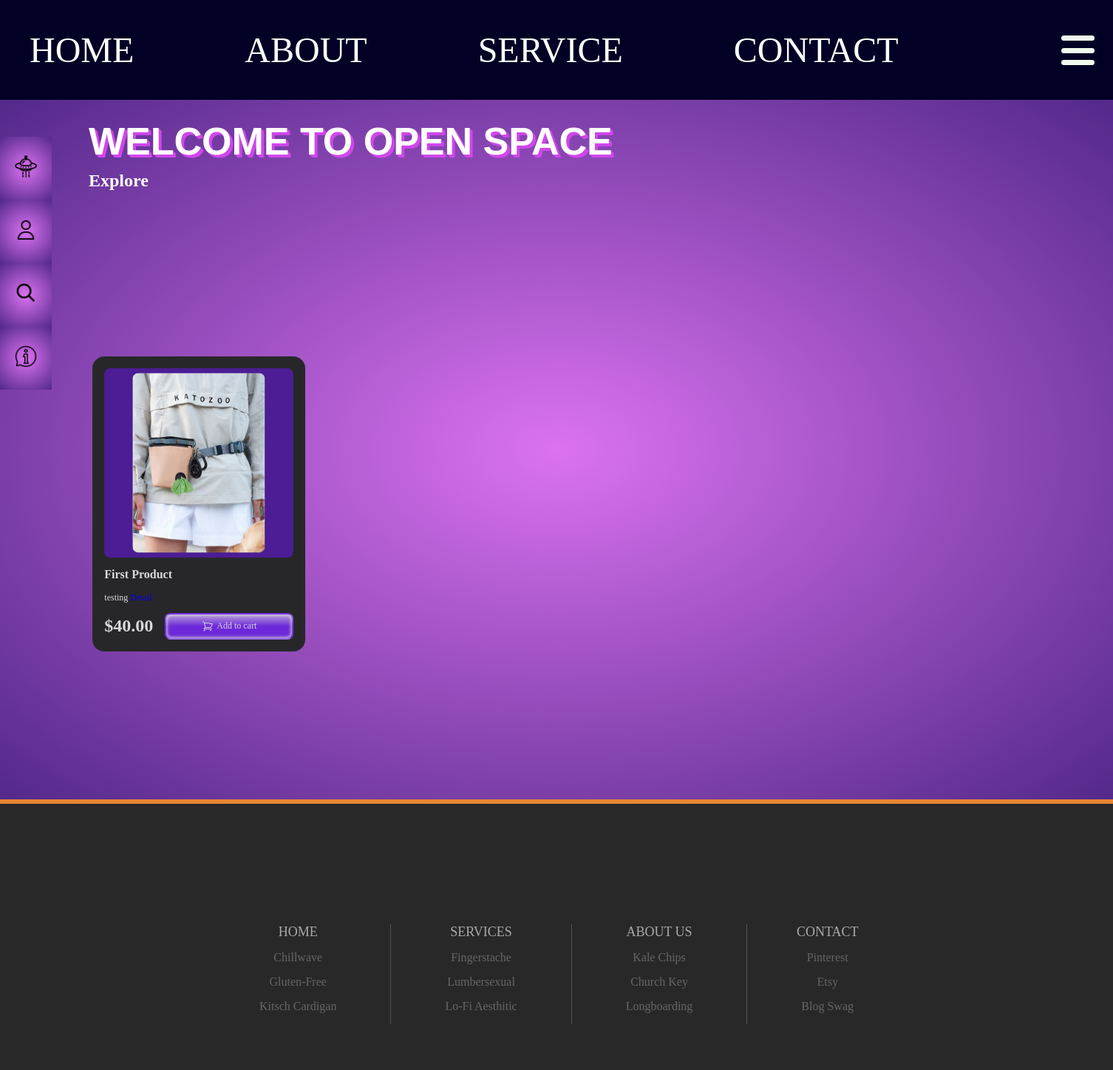
The app's page /services/product/ (signed in) with its own data.
### services/models.py (models this page shows, shortened)
class Product(models.Model):
    name = models.CharField(max_length=255)
    price = models.DecimalField(max_digits=10, decimal_places=2)
    description = models.TextField()
    image = models.ImageField(upload_to="products/images/", blank=True, null=True)
    created_at = models.DateTimeField(auto_now_add=True)
    updated_at = models.DateTimeField(auto_now=True)
    category = models.ForeignKey("Category", on_delete=models.CASCADE)

### services/views.py (the view)
# urls.py: path('product/', ProductListView.as_view(), name='product'),
class ProductListView(ListView):
    template_name = 'services/products.html'
    model = Product

### templates/services/products.html (shortened to what this page needs)
{% extends "pages/service.html" %}
{% load static %}
{% block css %}
<link rel="stylesheet" href="{% static 'css/service.css' %}">
<link rel="stylesheet" href="{% static 'css/product_list.css' %}">
{% endblock %}
{% block service_content %}
<div class="product_grid">
{% for product in product_list %}
<div class="card">
    <div class="image_container">
     <img src="{{ product.image.url }}" alt="" class="image">
    </div>
    <div class="title">
      <span>{{ product.name }}</span>
    </div>
    <div class="size">
      <span>{{ product.description }}</span>
      <a class="btn_details" href="#">Detail</a>
    </div>
    <div class="action">
      <div class="price">
        <span>${{product.price}}</span>
      </div>
      <button class="cart-button">
        <span>Add to cart</span>
      </button>
    </div>
</div>
{% endfor %}
</div>
</div>
{% endblock %}

### static/css/base.css (style rules this page uses)
html, body { min-height: 100vh; }
* { margin: 0; padding: 0; font-family: 'Merlo, georgia, serif'; scroll-behavior: smooth; scroll-padding-top: 75px; }
img { max-width: 100%; height: auto; }
a { text-decoration: none; }
:root { --bgcolor: rgb(2, 0, 36); }

### static/css/service.css (style rules this page uses)
.service *, .service *:before, .service *:after { box-sizing: border-box; }
:root { --primary-color: #D96AA7; --secondary-color: #422C73; --complimentary-color: #88BFB5; --contrast-color: #F2E527; --light-color: #D2A9D9; --navbar-height: 18.6vh; }

### static/css/product_list.css (style rules this page uses)
.product_grid { display: grid; grid-template-columns: repeat(auto-fill, minmax(200px, 1fr)); grid-template-rows: repeat(auto-fill, minmax(200px, 1fr)); grid-gap: 40px; padding: 50px; }
.card { --bg-card: #27272a; --primary: #6d28d9; --primary-800: #4c1d95; --primary-shadow: #2e1065; --light: #d9d9d9; --zinc-800: #18181b; --bg-linear: linear-gradient(0deg, var(--primary) 50%, var(--light) 125%); position: relative; display: flex; flex-direction: column; gap: 0.75rem; padding: 1rem; width: 18rem; background-color: var(--bg-card); border-radius: 1rem; }
.image_container { overflow: hidden; cursor: pointer; position: relative; z-index: 5; width: 100%; height: 16rem; background-color: var(--primary-800); border-radius: 0.5rem; }
.image_container .image { position: absolute; top: 50%; left: 50%; transform: translate(-50%, -50%); height: 95%; width: 70%; border-radius: 0.5rem; fill: var(--light); }
.title { overflow: clip; width: 100%; font-size: 1rem; font-weight: 600; color: var(--light); text-transform: capitalize; text-wrap: nowrap; text-overflow: ellipsis; }
.size { font-size: 0.75rem; color: var(--light); }
.action { display: flex; align-items: center; gap: 1rem; }
.price { font-size: 1.5rem; font-weight: 700; color: var(--light); }
.cart-button { cursor: pointer; display: flex; justify-content: center; align-items: center; gap: 0.25rem; padding: 0.5rem; width: 100%; background-image: var(--bg-linear); font-size: 0.75rem; font-weight: 500; color: var(--light); text-wrap: nowrap; border: 2px solid hsla(262, 83%, 58%, 0.5); border-radius: 0.5rem; box-shadow: inset 0 0 0.25rem 1px var(--light); }
.cart-button .cart-icon { width: 1rem; }

### records on screen
Product: image (picture), name "First Product", description "testing", price "40.00"
